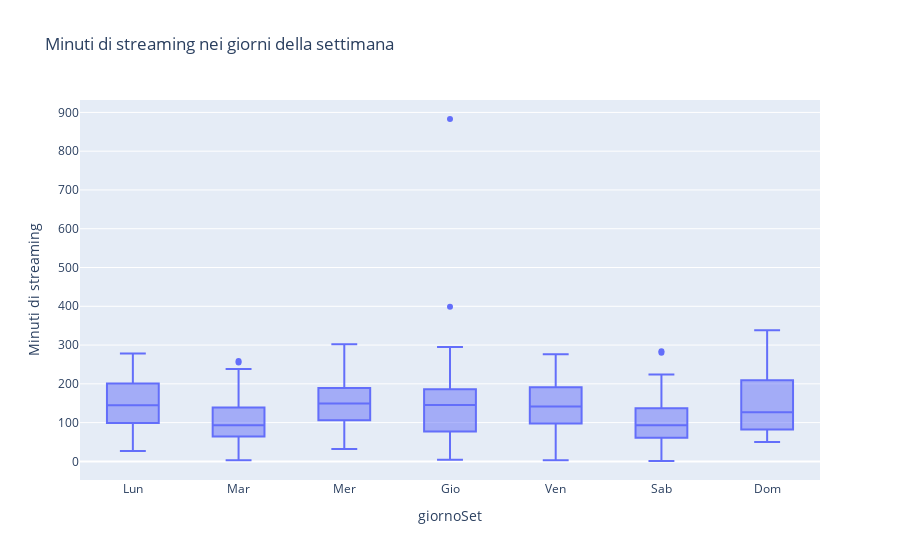

The notebook cell saved with this chart:
### Markdown cell above
## Streaming durante la settimana
Ci siamo chiesti se un dato giorno della settimana influenzasse il quantitativo di streaming portato dal mio compagno, e quanto di esso venisse visto dagli spettatori. come si può vedere dal grafico non ci sono trend particolari legati a questi dati.

### Code cell
px.box(dfStr,x="giornoSet",y="Minuti di streaming",category_orders={"giornoSet":["Lun","Mar","Mer","Gio","Ven","Sab","Dom"]},title="Minuti di streaming nei giorni della settimana")

### Figure 1 — Plotly figure (JSON) as saved in the notebook; plotly's stock layout.template omitted (floating-point values rounded to 4 significant figures; data arrays with more than 128 entries replaced by an {"elided": "..."} marker saying what was removed)
{"data": [{"alignmentgroup": "True", "hovertemplate": "giornoSet=%{x}<br>Minuti di streaming=%{y}<extra></extra>", "legendgroup": "", "marker": {"color": "#636efa"}, "name": "", "notched": false, "offsetgroup": "", "orientation": "v", "showlegend": false, "type": "box", "x": {"elided": "216 str values"}, "x0": " ", "xaxis": "x", "y": {"elided": "216 int values"}, "y0": " ", "yaxis": "y"}], "layout": {"boxmode": "group", "legend": {"tracegroupgap": 0}, "title": {"text": "Minuti di streaming nei giorni della settimana"}, "xaxis": {"anchor": "y", "categoryarray": ["Lun", "Mar", "Mer", "Gio", "Ven", "Sab", "Dom"], "categoryorder": "array", "domain": [0, 1], "title": {"text": "giornoSet"}}, "yaxis": {"anchor": "x", "domain": [0, 1], "title": {"text": "Minuti di streaming"}}}}
